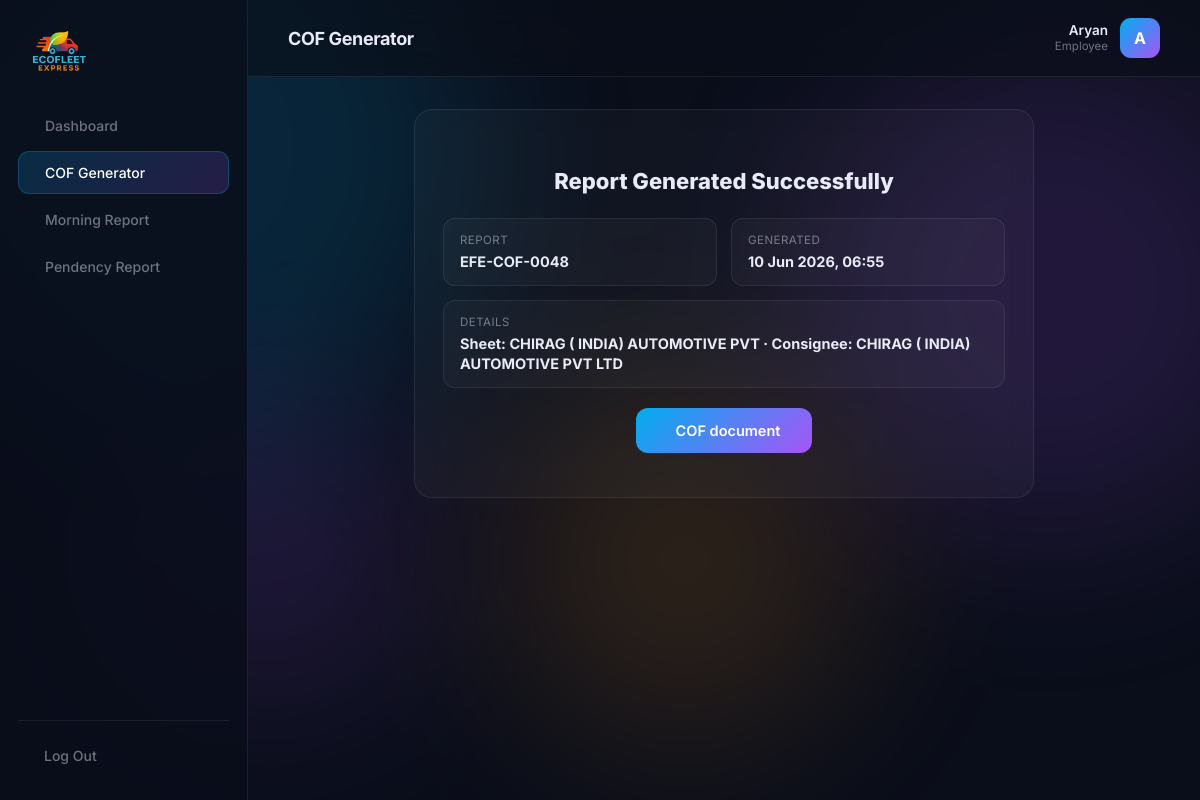
The page /portal/result/1/ (signed in) on the database its author committed.
### core/models.py (models this page shows, shortened)
class ToolRun(models.Model):
    TOOL_COF = 'COF'
    TOOL_MORNING = 'MORNING'
    TOOL_PENDENCY = 'PENDENCY'
    TOOL_CHOICES = [
        (TOOL_COF, 'COF Generator'),
        (TOOL_MORNING, 'Morning Report'),
        (TOOL_PENDENCY, 'Pendency Report'),
    ]
    STATUS_SUCCESS = 'SUCCESS'
    STATUS_FAILED = 'FAILED'
    STATUS_CHOICES = [
        (STATUS_SUCCESS, 'Success'),
        (STATUS_FAILED, 'Failed'),
    ]
    user = models.ForeignKey(
        settings.AUTH_USER_MODEL,
        on_delete=models.SET_NULL,
        null=True, blank=True,
        related_name='tool_runs',
    )
    tool = models.CharField(max_length=20, choices=TOOL_CHOICES)
    status = models.CharField(max_length=10, choices=STATUS_CHOICES, default=STATUS_SUCCESS)
    reference = models.CharField(max_length=120, blank=True)   # e.g. COF number
    detail = models.TextField(blank=True)
    output_file = models.FileField(upload_to='tool_outputs/%Y/%m/', blank=True, null=True)
    created_at = models.DateTimeField(auto_now_add=True)
    class Meta:
        ordering = ['-created_at']

class ToolRunFile(models.Model):
    run = models.ForeignKey(ToolRun, on_delete=models.CASCADE, related_name='files')
    label = models.CharField(max_length=80)
    file = models.FileField(upload_to='tool_outputs/%Y/%m/')
    created_at = models.DateTimeField(auto_now_add=True)
    class Meta:
        ordering = ['id']

### core/views.py (the view)
# urls.py: path('portal/result/<int:pk>/', views.tool_result, name='tool_result'),
@staff_required
def tool_result(request, pk):
    run = get_object_or_404(ToolRun.objects.prefetch_related('files'),
                            pk=pk, status=ToolRun.STATUS_SUCCESS)
    active = {'COF': 'cof', 'MORNING': 'morning', 'PENDENCY': 'pendency'}.get(run.tool, '')
    return render(request, 'core/portal/tool_result.html', {'active': active, 'run': run})

### templates/core/portal/tool_result.html (shortened to what this page needs)
{% extends 'core/portal/base.html' %}
{% block heading %}{{ run.get_tool_display }}{% endblock %}
{% block content %}
<div class="portal-card cof-success">
  <h2>Report Generated Successfully</h2>
  <div class="cof-success-grid">
    <div><span>Report</span><strong>{{ run.reference|default:run.get_tool_display }}</strong></div>
    <div><span>Generated</span><strong>{{ run.created_at|date:"d M Y, H:i" }}</strong></div>
    <div class="full"><span>Details</span><strong>{{ run.detail }}</strong></div>
  </div>
  <div class="cof-success-actions">
    {% for f in run.files.all %}
    <a href="{% url 'download_file' f.id %}" class="{% if forloop.first %}btn-primary{% else %}btn-secondary{% endif %}">
       {{ f.label }}
    </a>
    {% endfor %}
  </div>
</div>
{% endblock %}

### templates/core/portal/base.html (shortened to what this page needs)
{% load static %}
<!DOCTYPE html>
<html lang="en">
<head>
    <link rel="stylesheet" href="https://cdn.jsdelivr.net/npm/@tabler/icons-webfont@latest/tabler-icons.min.css" />
    <link rel="stylesheet" href="{% static 'css/main.css' %}" />
    <link rel="stylesheet" href="{% static 'css/portal.css' %}" />
</head>
<body class="portal-body">
<div class="orbs">
    <div class="orb orb1"></div><div class="orb orb2"></div>
    <div class="orb orb3"></div><div class="orb orb4"></div>
</div>
<aside class="portal-sidebar" id="portalSidebar">
    <a href="{% url 'home' %}" class="portal-logo">
        <img src="{% static 'images/logo.png' %}" alt="EcoFleet Express" />
    </a>
    <nav class="portal-nav">
        <a href="{% url 'dashboard' %}" class="{% if active == 'dashboard' %}active{% endif %}"> Dashboard</a>
        <a href="{% url 'cof_generator' %}" class="{% if active == 'cof' %}active{% endif %}"> COF Generator</a>
        <a href="{% url 'morning_report' %}" class="{% if active == 'morning' %}active{% endif %}"> Morning Report</a>
        <a href="{% url 'pendency_report' %}" class="{% if active == 'pendency' %}active{% endif %}"> Pendency
  Report</a>
    </nav>
    <div class="portal-sidebar-foot">
        <a href="{% url 'portal_logout' %}" class="portal-logout"> Log Out</a>
    </div>
</aside>
<div class="portal-main">
    <header class="portal-topbar">
        <div class="portal-topbar-title">{% block heading %}{% endblock %}</div>
        <div class="portal-user">
            <div class="portal-user-meta">
            <span class="portal-user-name">{{ request.user.get_full_name|default:request.user.username }}</span>
            <span class="portal-user-role">Employee</span>
          </div>
          <div class="portal-avatar">{{ request.user.username|slice:":1"|upper }}</div>
        </div>
    </header>
      <main class="portal-content">
        {% block content %}{% endblock %}
      </main>
    </div>
</body>
</html>

### static/css/main.css (style rules this page uses)
*, *::before, *::after { margin: 0; padding: 0; box-sizing: border-box; }
:root { --cyan: #00AEEF; --purple: #a855f7; --orange: #F7941D; --red: #ED1C24; --bg: #0a0e1a; --surface: rgba(255,255,255,0.03); --border: rgba(255,255,255,0.08); --text: #e8eaf6; --muted: rgba(232,234,246,0.45); --hint: rgba(232,234,246,0.28); }
html, body { font-family: 'Inter', sans-serif; background: var(--bg); color: var(--text); min-height: 100vh; scroll-behavior: smooth; }
.orbs { position: fixed; inset: 0; pointer-events: none; z-index: 0; overflow: hidden; }
.orb { position: absolute; border-radius: 50%; filter: blur(90px); opacity: 0.15; }
.orb1 { width: 600px; height: 600px; background: var(--cyan); top: -150px; left: -120px; }
.orb2 { width: 500px; height: 500px; background: var(--purple); top: 40px; right: -100px; }
.orb3 { width: 360px; height: 360px; background: var(--orange); top: 380px; left: 42%; }
.orb4 { width: 300px; height: 300px; background: var(--purple); bottom: 100px; left: 10%; }
.btn-primary { background: linear-gradient(135deg, var(--cyan), var(--purple)); border: none; border-radius: 12px; padding: 14px 32px; color: #fff; font-size: 14.5px; font-weight: 600; cursor: pointer; font-family: inherit; display: flex; align-items: center; gap: 8px; }

### static/css/portal.css (style rules this page uses)
.portal-body, .portal-login-body { min-height: 100vh; }
.portal-sidebar { position: fixed; top: 0; left: 0; bottom: 0; width: 248px; background: rgba(10,14,26,0.85); border-right: 1px solid var(--border); backdrop-filter: blur(16px); -webkit-backdrop-filter: blur(16px); display: flex; flex-direction: column; padding: 24px 18px; z-index: 50; }
.portal-logo img { height: 42px; margin: 6px 8px 28px; }
.portal-nav { display: flex; flex-direction: column; gap: 4px; flex: 1; }
.portal-nav a { display: flex; align-items: center; gap: 12px; padding: 12px 14px; border-radius: 11px; font-size: 14px; font-weight: 500; color: var(--muted); text-decoration: none; border: 1px solid transparent; transition: all 0.18s; }
.portal-nav a.active { color: #fff; background: linear-gradient(135deg, rgba(0,174,239,0.18), rgba(168,85,247,0.18)); border-color: rgba(0,174,239,0.25); }
.portal-sidebar-foot { border-top: 1px solid var(--border); padding-top: 14px; }
.portal-logout { display: flex; align-items: center; gap: 12px; padding: 12px 14px; border-radius: 11px; font-size: 14px; font-weight: 500; color: var(--muted); text-decoration: none; transition: all 0.18s; }
.portal-main { margin-left: 248px; min-height: 100vh; position: relative; z-index: 5; }
.portal-topbar { display: flex; align-items: center; gap: 16px; padding: 18px 40px; border-bottom: 1px solid var(--border); position: sticky; top: 0; z-index: 40; background: rgba(10,14,26,0.65); backdrop-filter: blur(16px); -webkit-backdrop-filter: blur(16px); }
.portal-topbar-title { font-size: 18px; font-weight: 700; letter-spacing: -0.02em; flex: 1; }
.portal-user { display: flex; align-items: center; gap: 12px; }
.portal-user-meta { display: flex; flex-direction: column; align-items: flex-end; line-height: 1.3; }
.portal-user-name { font-size: 13.5px; font-weight: 600; }
.portal-user-role { font-size: 11.5px; color: var(--muted); }
.portal-avatar { width: 40px; height: 40px; border-radius: 11px; background: linear-gradient(135deg, var(--cyan), var(--purple)); display: flex; align-items: center; justify-content: center; font-weight: 700; color: #fff; font-size: 16px; }
.portal-content { padding: 32px 40px 60px; }
.portal-card { background: rgba(255,255,255,0.03); border: 1px solid var(--border); border-radius: 18px; padding: 24px; backdrop-filter: blur(12px); }
.cof-success { text-align: center; padding: 44px 28px; max-width: 620px; margin: 0 auto; }
.cof-success h2 { font-size: 22px; font-weight: 800; margin: 14px 0 24px; }
.cof-success-grid { display: grid; grid-template-columns: 1fr 1fr; gap: 14px; text-align: left; margin-bottom: 20px; }
.cof-success-grid > div { background: rgba(255,255,255,0.03); border: 1px solid var(--border); border-radius: 12px; padding: 14px 16px; }
.cof-success-grid .full { grid-column: 1 / -1; }
.cof-success-grid span { display: block; font-size: 11.5px; color: var(--muted); text-transform: uppercase; letter-spacing: 0.04em; margin-bottom: 4px; }
.cof-success-grid strong { font-size: 14.5px; }
.cof-success-actions { display: flex; gap: 12px; justify-content: center; flex-wrap: wrap; }
.cof-success-actions a { text-decoration: none; display: inline-flex; align-items: center; gap: 8px; }

### rows shown on the page
ToolRun: tool "COF Generator", reference "EFE-COF-0048", created_at "10 Jun 2026, 06:55", detail "Sheet: CHIRAG ( INDIA) AUTOMOTIVE PVT · Consignee: CHIRAG ( INDIA) AUTOMOTIVE PVT LTD"
ToolRunFile: label "COF document"

### other values the page prints
{{ request.user.get_full_name|default:request.user.username }} "Aryan"
{{ request.user.username|slice:":1"|upper }} "A"
